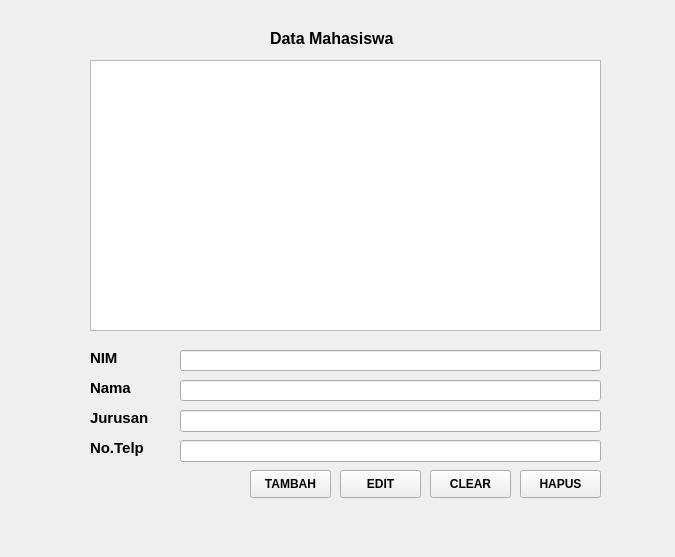
<?xml version="1.0" encoding="UTF-8"?>
<ui version="4.0">
 <class>Form</class>
 <widget class="QWidget" name="Form">
  <property name="geometry">
   <rect>
    <x>0</x>
    <y>0</y>
    <width>675</width>
    <height>557</height>
   </rect>
  </property>
  <property name="windowTitle">
   <string>Form</string>
  </property>
  <widget class="QLabel" name="label">
   <property name="geometry">
    <rect>
     <x>270</x>
     <y>30</y>
     <width>171</width>
     <height>16</height>
    </rect>
   </property>
   <property name="font">
    <font>
     <pointsize>12</pointsize>
     <weight>75</weight>
     <bold>true</bold>
    </font>
   </property>
   <property name="text">
    <string>Data Mahasiswa</string>
   </property>
  </widget>
  <widget class="QLabel" name="label_2">
   <property name="geometry">
    <rect>
     <x>90</x>
     <y>350</y>
     <width>51</width>
     <height>16</height>
    </rect>
   </property>
   <property name="font">
    <font>
     <pointsize>11</pointsize>
     <weight>75</weight>
     <bold>true</bold>
    </font>
   </property>
   <property name="text">
    <string>NIM</string>
   </property>
  </widget>
  <widget class="QLabel" name="label_3">
   <property name="geometry">
    <rect>
     <x>90</x>
     <y>380</y>
     <width>55</width>
     <height>16</height>
    </rect>
   </property>
   <property name="font">
    <font>
     <pointsize>11</pointsize>
     <weight>75</weight>
     <bold>true</bold>
    </font>
   </property>
   <property name="text">
    <string>Nama</string>
   </property>
  </widget>
  <widget class="QLabel" name="label_4">
   <property name="geometry">
    <rect>
     <x>90</x>
     <y>410</y>
     <width>81</width>
     <height>16</height>
    </rect>
   </property>
   <property name="font">
    <font>
     <pointsize>11</pointsize>
     <weight>75</weight>
     <bold>true</bold>
    </font>
   </property>
   <property name="text">
    <string>Jurusan</string>
   </property>
  </widget>
  <widget class="QLabel" name="label_5">
   <property name="geometry">
    <rect>
     <x>90</x>
     <y>440</y>
     <width>81</width>
     <height>16</height>
    </rect>
   </property>
   <property name="font">
    <font>
     <pointsize>11</pointsize>
     <weight>75</weight>
     <bold>true</bold>
    </font>
   </property>
   <property name="text">
    <string>No.Telp</string>
   </property>
  </widget>
  <widget class="QLineEdit" name="lineEdit_2">
   <property name="geometry">
    <rect>
     <x>180</x>
     <y>350</y>
     <width>421</width>
     <height>21</height>
    </rect>
   </property>
  </widget>
  <widget class="QLineEdit" name="lineEdit_3">
   <property name="geometry">
    <rect>
     <x>180</x>
     <y>380</y>
     <width>421</width>
     <height>21</height>
    </rect>
   </property>
  </widget>
  <widget class="QLineEdit" name="lineEdit_4">
   <property name="geometry">
    <rect>
     <x>180</x>
     <y>410</y>
     <width>421</width>
     <height>22</height>
    </rect>
   </property>
  </widget>
  <widget class="QLineEdit" name="lineEdit_5">
   <property name="geometry">
    <rect>
     <x>180</x>
     <y>440</y>
     <width>421</width>
     <height>22</height>
    </rect>
   </property>
  </widget>
  <widget class="QPushButton" name="pushButton_4">
   <property name="geometry">
    <rect>
     <x>520</x>
     <y>470</y>
     <width>81</width>
     <height>28</height>
    </rect>
   </property>
   <property name="font">
    <font>
     <weight>75</weight>
     <bold>true</bold>
    </font>
   </property>
   <property name="text">
    <string>HAPUS</string>
   </property>
  </widget>
  <widget class="QPushButton" name="pushButton_5">
   <property name="geometry">
    <rect>
     <x>430</x>
     <y>470</y>
     <width>81</width>
     <height>28</height>
    </rect>
   </property>
   <property name="font">
    <font>
     <weight>75</weight>
     <bold>true</bold>
    </font>
   </property>
   <property name="text">
    <string>CLEAR</string>
   </property>
  </widget>
  <widget class="QPushButton" name="pushButton_6">
   <property name="geometry">
    <rect>
     <x>340</x>
     <y>470</y>
     <width>81</width>
     <height>28</height>
    </rect>
   </property>
   <property name="font">
    <font>
     <weight>75</weight>
     <bold>true</bold>
    </font>
   </property>
   <property name="text">
    <string>EDIT</string>
   </property>
  </widget>
  <widget class="QPushButton" name="pushButton_7">
   <property name="geometry">
    <rect>
     <x>250</x>
     <y>470</y>
     <width>81</width>
     <height>28</height>
    </rect>
   </property>
   <property name="font">
    <font>
     <weight>75</weight>
     <bold>true</bold>
    </font>
   </property>
   <property name="text">
    <string>TAMBAH</string>
   </property>
  </widget>
  <widget class="QListWidget" name="listWidget">
   <property name="geometry">
    <rect>
     <x>90</x>
     <y>60</y>
     <width>511</width>
     <height>271</height>
    </rect>
   </property>
  </widget>
 </widget>
 <resources/>
 <connections/>
</ui>
